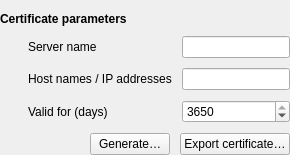
<?xml version="1.0" encoding="UTF-8"?>
<ui version="4.0">
 <class>TlsCertificatesWidget</class>
 <widget class="QWidget" name="TlsCertificatesWidget">
  <layout class="QVBoxLayout" name="layout">
   <property name="spacing"><number>10</number></property>
   <property name="leftMargin"><number>0</number></property>
   <property name="topMargin"><number>12</number></property>
   <property name="rightMargin"><number>0</number></property>
   <property name="bottomMargin"><number>0</number></property>
   <item><widget class="QLabel" name="parametersTitle"><property name="font"><font><bold>true</bold></font></property><property name="text"><string>Certificate parameters</string></property></widget></item>
     <item><layout class="QFormLayout" name="generationForm">
      <item row="0" column="0"><layout class="QHBoxLayout" name="nameLabelLayout"><item><widget class="QLabel" name="nameIcon"><property name="minimumSize"><size><width>18</width><height>18</height></size></property><property name="maximumSize"><size><width>18</width><height>18</height></size></property><property name="text"><string/></property></widget></item><item><widget class="QLabel" name="nameLabel"><property name="text"><string>Server name</string></property></widget></item></layout></item>
      <item row="0" column="1"><widget class="QLineEdit" name="commonName"><property name="maxLength"><number>64</number></property></widget></item>
      <item row="1" column="0"><layout class="QHBoxLayout" name="hostsLabelLayout"><item><widget class="QLabel" name="hostsIcon"><property name="minimumSize"><size><width>18</width><height>18</height></size></property><property name="maximumSize"><size><width>18</width><height>18</height></size></property><property name="text"><string/></property></widget></item><item><widget class="QLabel" name="hostsLabel"><property name="text"><string>Host names / IP addresses</string></property></widget></item></layout></item>
      <item row="1" column="1"><widget class="ElidingLineEdit" name="hostNames"><property name="toolTip"><string>DNS names and IP addresses clients use to reach this server, separated by commas.</string></property></widget></item>
      <item row="2" column="0"><layout class="QHBoxLayout" name="validLabelLayout"><item><widget class="QLabel" name="validIcon"><property name="minimumSize"><size><width>18</width><height>18</height></size></property><property name="maximumSize"><size><width>18</width><height>18</height></size></property><property name="text"><string/></property></widget></item><item><widget class="QLabel" name="validLabel"><property name="text"><string>Valid for (days)</string></property></widget></item></layout></item>
      <item row="2" column="1"><widget class="QSpinBox" name="validDays"><property name="minimum"><number>1</number></property><property name="maximum"><number>3650</number></property><property name="value"><number>3650</number></property></widget></item>
     </layout></item>
     <item><layout class="QHBoxLayout" name="identityActions">
      <item><spacer name="identitySpacer"><property name="orientation"><enum>Qt::Horizontal</enum></property><property name="sizeHint" stdset="0"><size><width>20</width><height>0</height></size></property></spacer></item>
      <item><widget class="QPushButton" name="generateButton"><property name="text"><string>Generate…</string></property><property name="autoDefault"><bool>false</bool></property></widget></item>
      <item><widget class="QPushButton" name="exportButton"><property name="text"><string>Export certificate…</string></property><property name="autoDefault"><bool>false</bool></property></widget></item>
     </layout></item>
   <item><spacer name="certificateBottomSpacer"><property name="orientation"><enum>Qt::Vertical</enum></property><property name="sizeHint" stdset="0"><size><width>0</width><height>0</height></size></property></spacer></item>
  </layout>
 </widget>
 <customwidgets>
  <customwidget><class>ElidingLineEdit</class><extends>QLineEdit</extends><header>elidinglineedit.h</header></customwidget>
 </customwidgets>
 <resources/>
 <connections/>
</ui>
